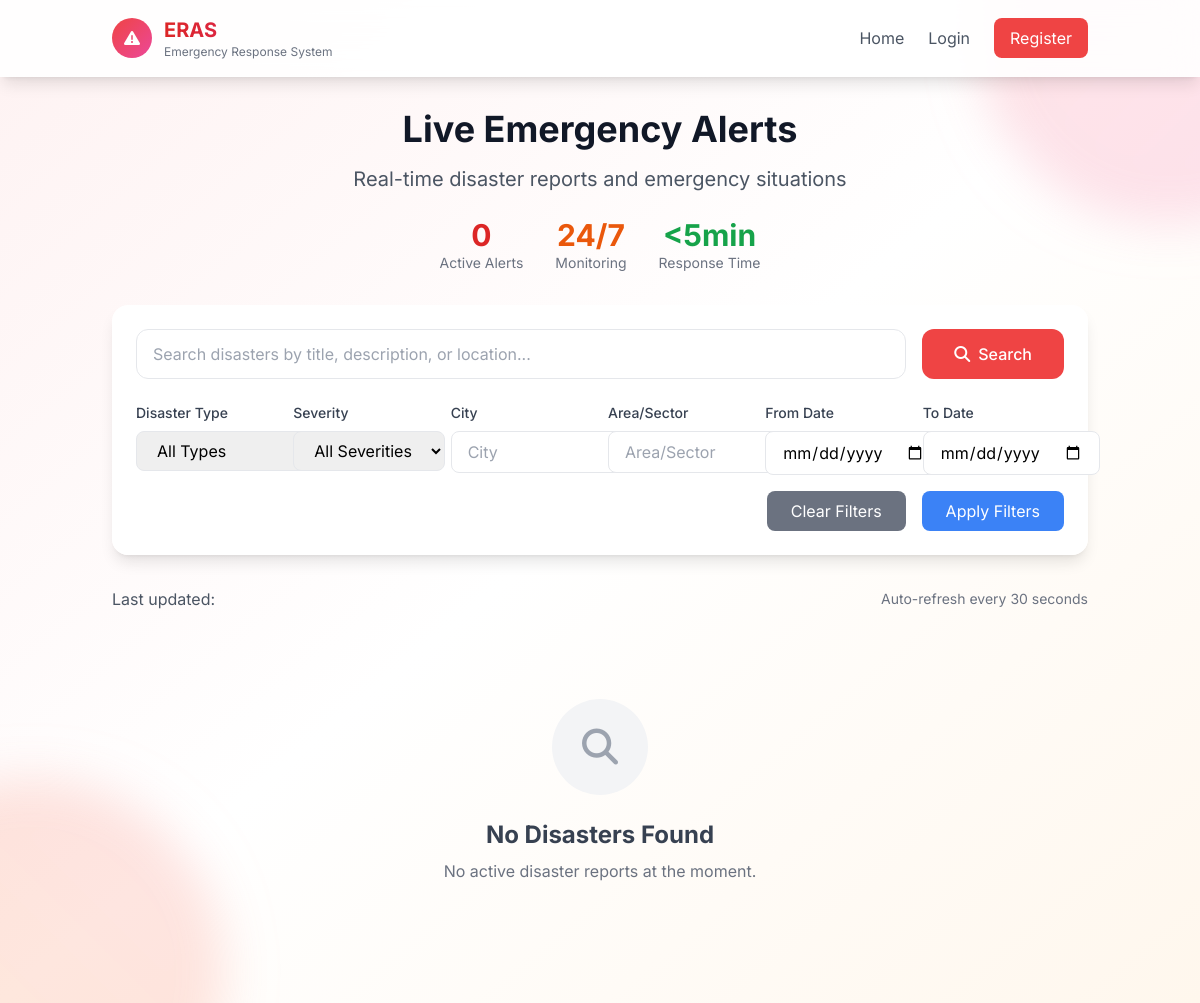
/disasters/, run on an earlier commit of the app's database.
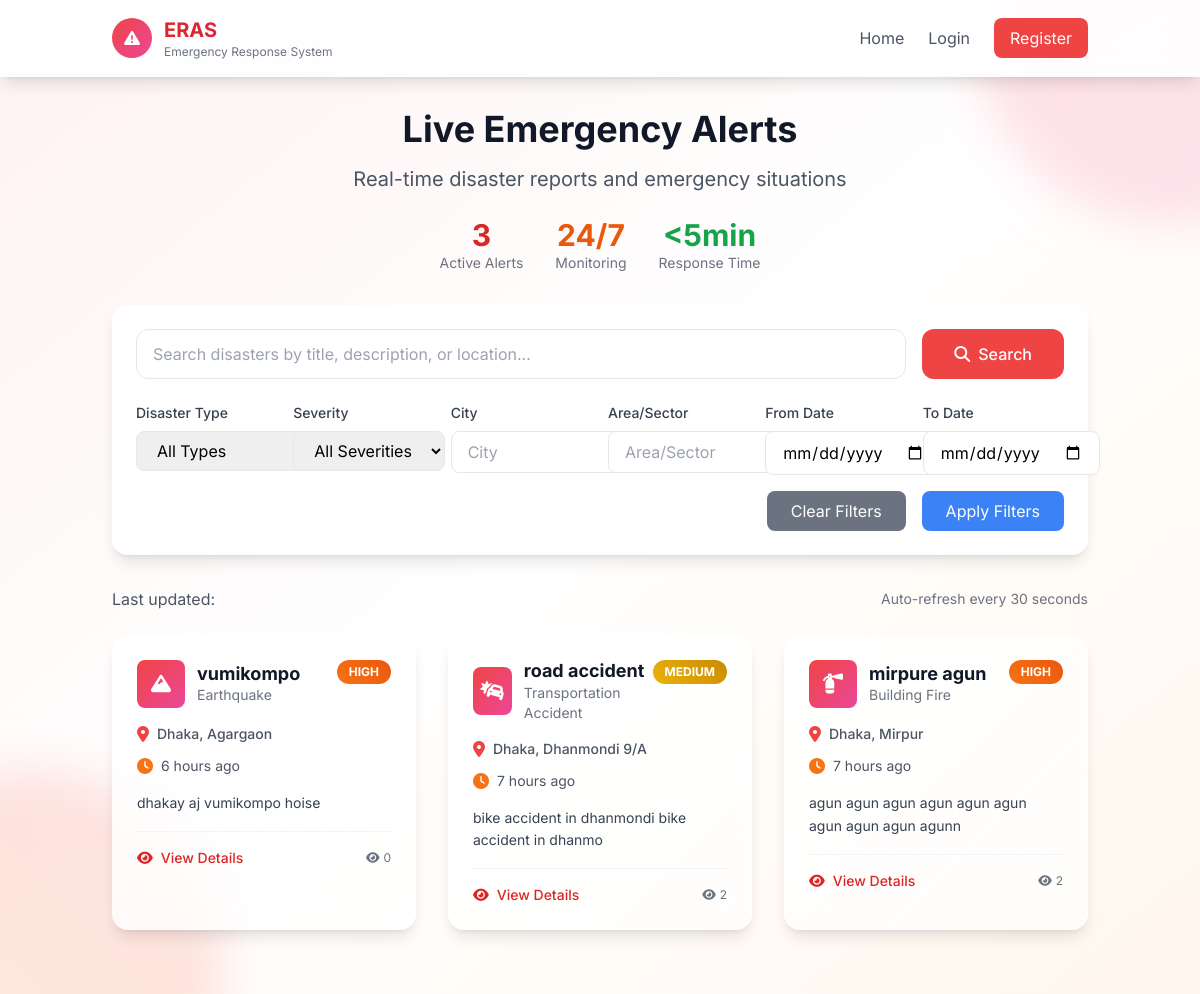
And on a later commit of the database.
### disasters/models.py (models this page shows, shortened)
class Disaster(models.Model):
    DISASTER_TYPE_CHOICES = [
        ('earthquake', 'Earthquake'),
        ('flood', 'Flood'),
        ('cyclone_storm', 'Cyclone/Storm'),
        ('wildfire', 'Fire (Wildfire)'),
        ('landslide', 'Landslide'),
        ('drought', 'Drought'),
        ('tsunami', 'Tsunami'),
        ('natural_other', 'Natural - Others'),
        ('building_fire', 'Building Fire'),
        ('industrial_accident', 'Industrial Accident'),
        ('chemical_spill', 'Chemical Spill'),
        ('transportation_accident', 'Transportation Accident'),
        ('bomb_threat', 'Bomb Threat/Explosion'),
        ('gas_leak', 'Gas Leak'),
        ('structural_collapse', 'Structural Collapse'),
        ('manmade_other', 'Man-Made - Others'),
    ]
    CATEGORY_CHOICES = [
        ('natural', 'Natural Disaster'),
        ('manmade', 'Man-Made Disaster'),
    ]
    SEVERITY_CHOICES = [
        ('critical', 'Critical'),
        ('high', 'High'),
        ('medium', 'Medium'),
        ('low', 'Low'),
    ]
    STATUS_CHOICES = [
        ('draft', 'Draft'),
        ('pending', 'Pending Review'),
        ('approved', 'Approved'),
        ('rejected', 'Rejected'),
        ('resolved', 'Resolved'),
        ('cancelled', 'Cancelled'),
    ]
    title = models.CharField(max_length=200)
    disaster_type = models.CharField(max_length=30, choices=DISASTER_TYPE_CHOICES)
    category = models.CharField(max_length=10, choices=CATEGORY_CHOICES)
    severity = models.CharField(max_length=10, choices=SEVERITY_CHOICES)
    description = models.TextField(help_text="Minimum 50 characters required")
    city = models.CharField(max_length=100)
    area_sector = models.CharField(max_length=100)
    specific_address = models.TextField(blank=True, help_text="Optional specific address")
    landmarks = models.CharField(max_length=200, blank=True, help_text="Nearby landmarks")
    incident_datetime = models.DateTimeField(help_text="When the disaster actually occurred")
    created_at = models.DateTimeField(auto_now_add=True)
    updated_at = models.DateTimeField(auto_now=True)
    reporter = models.ForeignKey(User, on_delete=models.CASCADE, related_name='reported_disasters')
    emergency_contact = models.CharField(max_length=15, blank=True, help_text="Emergency contact on scene")
    status = models.CharField(max_length=15, choices=STATUS_CHOICES, default='draft')
    approved_by = models.ForeignKey(User, on_delete=models.SET_NULL, null=True, blank=True,
                                    related_name='approved_disasters')
    approved_at = models.DateTimeField(null=True, blank=True)
    rejection_reason = models.TextField(blank=True)
    resolved_at = models.DateTimeField(null=True, blank=True)
    resolution_notes = models.TextField(blank=True)
    view_count = models.PositiveIntegerField(default=0)
    is_active = models.BooleanField(default=True)
    class Meta:
        ordering = ['-created_at']
        indexes = [
            models.Index(fields=['status', 'city', 'area_sector']),
            models.Index(fields=['disaster_type', 'severity']),
            models.Index(fields=['created_at']),
        ]
    def get_time_since_reported(self):
        now = timezone.now()
        diff = now - self.created_at
        if diff.days > 0:
            return f"{diff.days} day{'s' if diff.days != 1 else ''} ago"
        elif diff.seconds > 3600:
            hours = diff.seconds // 3600
            return f"{hours} hour{'s' if hours != 1 else ''} ago"
        elif diff.seconds > 60:
            minutes = diff.seconds // 60
            return f"{minutes} minute{'s' if minutes != 1 else ''} ago"
        else:
            return "Just now"
    def get_disaster_icon(self):
        icons = {
            'earthquake': 'fas fa-mountain',
            'flood': 'fas fa-water',
            'cyclone_storm': 'fas fa-wind',
            'wildfire': 'fas fa-fire',
            'landslide': 'fas fa-mountain',
            'drought': 'fas fa-sun',
            'tsunami': 'fas fa-water',
            'building_fire': 'fas fa-fire-extinguisher',
            'industrial_accident': 'fas fa-industry',
            'chemical_spill': 'fas fa-vial',
            'transportation_accident': 'fas fa-car-crash',
            'bomb_threat': 'fas fa-bomb',
            'gas_leak': 'fas fa-gas-pump',
            'structural_collapse': 'fas fa-building',
        }
        return icons.get(self.disaster_type, 'fas fa-exclamation-triangle')

### disasters/views.py (the view, shortened to what this page needs)
# urls.py: path('', views.disaster_list, name='disaster_list'),
def disaster_list(request):
    disasters = Disaster.objects.filter(status='approved').select_related('reporter')
    form = DisasterFilterForm(request.GET)
    if form.is_valid():
        if form.cleaned_data.get('disaster_type'):
            disasters = disasters.filter(disaster_type=form.cleaned_data['disaster_type'])
        if form.cleaned_data.get('severity'):
            disasters = disasters.filter(severity=form.cleaned_data['severity'])
        if form.cleaned_data.get('city'):
            disasters = disasters.filter(city__icontains=form.cleaned_data['city'])
        if form.cleaned_data.get('area_sector'):
            disasters = disasters.filter(area_sector__icontains=form.cleaned_data['area_sector'])
        if form.cleaned_data.get('date_from'):
            disasters = disasters.filter(created_at__date__gte=form.cleaned_data['date_from'])
        if form.cleaned_data.get('date_to'):
            disasters = disasters.filter(created_at__date__lte=form.cleaned_data['date_to'])
    search_query = request.GET.get('search', '')
    paginator = Paginator(disasters, 12)
    page_number = request.GET.get('page')
    page_obj = paginator.get_page(page_number)
    context = {
        'page_obj': page_obj,
        'filter_form': form,
        'search_query': search_query,
        'total_disasters': disasters.count(),
    }
    return render(request, 'disasters/disaster_list.html', context)

### templates/disasters/disaster_list.html (shortened to what the changed rows need)
{% load disasters_tags %}
<!DOCTYPE html>
<html lang="en">
<head>
    <script src="https://cdn.tailwindcss.com"></script>
    <link rel="stylesheet" href="https://cdnjs.cloudflare.com/ajax/libs/font-awesome/6.4.0/css/all.min.css">
</head>
<body class="min-h-screen bg-gradient-to-br from-red-50 via-white to-orange-50">
    <header class="bg-white/90 backdrop-blur-lg shadow-lg sticky top-0 z-50 border-b border-white/20">
        <div class="container mx-auto px-6 py-4 flex items-center justify-between">
            <div class="flex items-center space-x-3">
                <div>
                    <h1 class="text-xl font-bold bg-gradient-to-r from-red-600 to-pink-600 bg-clip-text text-transparent">ERAS</h1>
                </div>
            </div>
        </div>
    </header>
    <div class="container mx-auto px-6 py-8 relative z-10">
        <div class="text-center mb-8">
            <h2 class="text-4xl font-bold text-gray-900 mb-4">Live Emergency Alerts</h2>
            <div class="mt-6 flex items-center justify-center space-x-8">
                <div class="text-center">
                    <div class="text-3xl font-bold text-red-600">{{ total_disasters }}</div>
                    <div class="text-sm text-gray-500">Active Alerts</div>
                </div>
            </div>
        </div>
        {% if page_obj.object_list %}
            <div class="grid grid-cols-1 md:grid-cols-2 lg:grid-cols-3 gap-8 mb-8" id="disasterGrid">
                {% for disaster in page_obj.object_list %}
                    <div class="disaster-card rounded-2xl p-6 shadow-lg hover:shadow-2xl transition-all duration-300">
                        <div class="flex items-start justify-between mb-4">
                            <div class="flex items-center space-x-3">
                                <div class="w-12 h-12 bg-gradient-to-br from-red-500 to-pink-500 rounded-lg flex items-center justify-center text-white text-xl">
                                    <i class="{{ disaster.get_disaster_icon }}"></i>
                                </div>
                                <div>
                                    <h3 class="font-bold text-gray-900 text-lg leading-tight">{{ disaster.title|truncatechars:30 }}</h3>
                                    <p class="text-sm text-gray-500">{{ disaster.get_disaster_type_display }}</p>
                                </div>
                            </div>
                            <div class="severity-badge severity-{{ disaster.severity }} px-3 py-1 rounded-full text-xs font-bold">
                                {{ disaster.get_severity_display|upper }}
                            </div>
                        </div>
                        <div class="flex items-center text-gray-600 mb-3">
                            <i class="fas fa-map-marker-alt mr-2 text-red-500"></i>
                            <span class="text-sm font-medium">{{ disaster.city }}, {{ disaster.area_sector }}</span>
                        </div>
                        <div class="flex items-center text-gray-600 mb-4">
                            <i class="fas fa-clock mr-2 text-orange-500"></i>
                            <span class="text-sm">{{ disaster.get_time_since_reported }}</span>
                        </div>
                        <div class="mb-4">
                            <p class="text-gray-700 text-sm leading-relaxed">
                                {{ disaster.description|truncatechars:120 }}
                            </p>
                        </div>
                        <div class="flex items-center justify-between pt-4 border-t border-gray-100">
                            <a href="{% url 'disasters:disaster_detail' disaster.id %}"
                               class="flex items-center text-red-600 hover:text-red-700 font-medium text-sm transition-colors">
                                <i class="fas fa-eye mr-2"></i>View Details
                            </a>
                            <div class="flex items-center space-x-4">
                                <span class="text-xs text-gray-500 flex items-center">
                                    <i class="fas fa-eye mr-1"></i>{{ disaster.view_count }}
                                </span>
                            </div>
                        </div>
                    </div>
                {% endfor %}
            </div>
        {% else %}
            <div class="text-center py-16">
                <div class="w-24 h-24 mx-auto mb-6 bg-gray-100 rounded-full flex items-center justify-center">
                    <i class="fas fa-search text-4xl text-gray-400"></i>
                </div>
                <h3 class="text-2xl font-bold text-gray-700 mb-2">No Disasters Found</h3>
                <p class="text-gray-500 mb-6">
                    {% if search_query or request.GET %}
                        No disasters match your current search criteria.
                    {% else %}
                        No active disaster reports at the moment.
                    {% endif %}
                </p>
            </div>
        {% endif %}
    </div>
</body>
</html>

What changed in the data, as far as the page shows it:
added Disaster: title "vumikompo", disaster_type "Earthquake", severity "HIGH", city "Dhaka", area_sector "Agargaon", get_time_since_reported "6 hours ago", description "dhakay aj vumikompo hoise", view_count "0"
added Disaster: title "road accident", disaster_type "Transportation Accident", severity "MEDIUM", city "Dhaka", area_sector "Dhanmondi 9/A", get_time_since_reported "7 hours ago", description "bike accident in dhanmondi bike accident in dhanmo", view_count "2"
added Disaster: title "mirpure agun", disaster_type "Building Fire", severity "HIGH", city "Dhaka", area_sector "Mirpur", get_time_since_reported "7 hours ago", description "agun agun agun agun agun agun agun agun agun agunn", view_count "2"
Also different on the page:
{{ total_disasters }}: "0" → "3"
text no longer shown: "No Disasters Found No active disaster reports at the moment."
